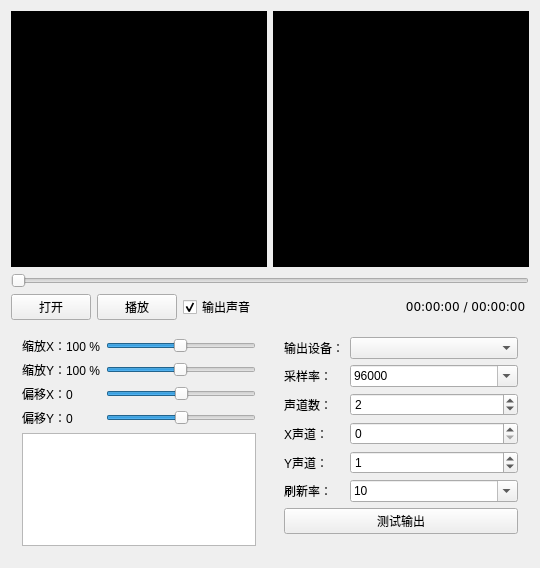
<?xml version="1.0" encoding="UTF-8"?>
<ui version="4.0">
 <class>MainWindow</class>
 <widget class="QMainWindow" name="MainWindow">
  <property name="geometry">
   <rect>
    <x>0</x>
    <y>0</y>
    <width>536</width>
    <height>568</height>
   </rect>
  </property>
  <property name="windowTitle">
   <string>MainWindow</string>
  </property>
  <widget class="QWidget" name="centralWidget">
   <layout class="QGridLayout" name="gridLayout_2">
    <item row="1" column="0" colspan="2">
     <widget class="QWidget" name="widget" native="true">
      <layout class="QGridLayout" name="gridLayout_4">
       <property name="leftMargin">
        <number>0</number>
       </property>
       <property name="topMargin">
        <number>0</number>
       </property>
       <property name="rightMargin">
        <number>0</number>
       </property>
       <property name="bottomMargin">
        <number>0</number>
       </property>
       <item row="1" column="3">
        <spacer name="horizontalSpacer">
         <property name="orientation">
          <enum>Qt::Horizontal</enum>
         </property>
         <property name="sizeHint" stdset="0">
          <size>
           <width>40</width>
           <height>20</height>
          </size>
         </property>
        </spacer>
       </item>
       <item row="1" column="1">
        <widget class="QPushButton" name="pushButtonPlay">
         <property name="maximumSize">
          <size>
           <width>16777215</width>
           <height>31</height>
          </size>
         </property>
         <property name="text">
          <string>播放</string>
         </property>
        </widget>
       </item>
       <item row="0" column="0" colspan="5">
        <widget class="QSlider" name="horizontalSlider">
         <property name="maximum">
          <number>0</number>
         </property>
         <property name="orientation">
          <enum>Qt::Horizontal</enum>
         </property>
        </widget>
       </item>
       <item row="1" column="4">
        <widget class="QLabel" name="labelTime">
         <property name="text">
          <string>&lt;pre&gt; 00:00:00 / 00:00:00 &lt;/pre&gt;</string>
         </property>
         <property name="alignment">
          <set>Qt::AlignRight|Qt::AlignTrailing|Qt::AlignVCenter</set>
         </property>
        </widget>
       </item>
       <item row="1" column="0">
        <widget class="QPushButton" name="pushButtonOpen">
         <property name="maximumSize">
          <size>
           <width>16777215</width>
           <height>31</height>
          </size>
         </property>
         <property name="text">
          <string>打开</string>
         </property>
        </widget>
       </item>
       <item row="1" column="2">
        <widget class="QCheckBox" name="checkBoxAudio">
         <property name="text">
          <string>输出声音</string>
         </property>
         <property name="checked">
          <bool>true</bool>
         </property>
        </widget>
       </item>
      </layout>
     </widget>
    </item>
    <item row="2" column="1">
     <widget class="QWidget" name="widget_2" native="true">
      <layout class="QGridLayout" name="gridLayout">
       <item row="4" column="1">
        <widget class="QSpinBox" name="spinBoxChannelY">
         <property name="sizePolicy">
          <sizepolicy hsizetype="Expanding" vsizetype="Fixed">
           <horstretch>0</horstretch>
           <verstretch>0</verstretch>
          </sizepolicy>
         </property>
         <property name="minimum">
          <number>0</number>
         </property>
         <property name="maximum">
          <number>15</number>
         </property>
         <property name="value">
          <number>1</number>
         </property>
        </widget>
       </item>
       <item row="0" column="0">
        <widget class="QLabel" name="label">
         <property name="text">
          <string>输出设备：</string>
         </property>
        </widget>
       </item>
       <item row="5" column="1">
        <widget class="QComboBox" name="comboBoxFPS">
         <property name="editable">
          <bool>true</bool>
         </property>
         <property name="currentIndex">
          <number>0</number>
         </property>
         <item>
          <property name="text">
           <string>10</string>
          </property>
         </item>
         <item>
          <property name="text">
           <string>15</string>
          </property>
         </item>
         <item>
          <property name="text">
           <string>20</string>
          </property>
         </item>
         <item>
          <property name="text">
           <string>24</string>
          </property>
         </item>
         <item>
          <property name="text">
           <string>25</string>
          </property>
         </item>
         <item>
          <property name="text">
           <string>30</string>
          </property>
         </item>
         <item>
          <property name="text">
           <string>50</string>
          </property>
         </item>
         <item>
          <property name="text">
           <string>60</string>
          </property>
         </item>
        </widget>
       </item>
       <item row="2" column="0">
        <widget class="QLabel" name="label_3">
         <property name="text">
          <string>声道数：</string>
         </property>
        </widget>
       </item>
       <item row="1" column="0">
        <widget class="QLabel" name="label_2">
         <property name="text">
          <string>采样率：</string>
         </property>
        </widget>
       </item>
       <item row="1" column="1">
        <widget class="QComboBox" name="comboBoxRate">
         <property name="sizePolicy">
          <sizepolicy hsizetype="Expanding" vsizetype="Fixed">
           <horstretch>0</horstretch>
           <verstretch>0</verstretch>
          </sizepolicy>
         </property>
         <property name="editable">
          <bool>true</bool>
         </property>
         <property name="currentIndex">
          <number>2</number>
         </property>
         <item>
          <property name="text">
           <string>192000</string>
          </property>
         </item>
         <item>
          <property name="text">
           <string>176400</string>
          </property>
         </item>
         <item>
          <property name="text">
           <string>96000</string>
          </property>
         </item>
         <item>
          <property name="text">
           <string>88200</string>
          </property>
         </item>
         <item>
          <property name="text">
           <string>64000</string>
          </property>
         </item>
         <item>
          <property name="text">
           <string>48000</string>
          </property>
         </item>
         <item>
          <property name="text">
           <string>44100</string>
          </property>
         </item>
         <item>
          <property name="text">
           <string>32000</string>
          </property>
         </item>
         <item>
          <property name="text">
           <string>22050</string>
          </property>
         </item>
         <item>
          <property name="text">
           <string>16000</string>
          </property>
         </item>
         <item>
          <property name="text">
           <string>11025</string>
          </property>
         </item>
         <item>
          <property name="text">
           <string>8000</string>
          </property>
         </item>
         <item>
          <property name="text">
           <string>6000</string>
          </property>
         </item>
        </widget>
       </item>
       <item row="4" column="0">
        <widget class="QLabel" name="label_5">
         <property name="text">
          <string>Y声道：</string>
         </property>
        </widget>
       </item>
       <item row="5" column="0">
        <widget class="QLabel" name="label_13">
         <property name="text">
          <string>刷新率：</string>
         </property>
        </widget>
       </item>
       <item row="7" column="0" colspan="2">
        <spacer name="verticalSpacer">
         <property name="orientation">
          <enum>Qt::Vertical</enum>
         </property>
         <property name="sizeHint" stdset="0">
          <size>
           <width>20</width>
           <height>40</height>
          </size>
         </property>
        </spacer>
       </item>
       <item row="2" column="1">
        <widget class="QSpinBox" name="spinBoxChannel">
         <property name="sizePolicy">
          <sizepolicy hsizetype="Expanding" vsizetype="Fixed">
           <horstretch>0</horstretch>
           <verstretch>0</verstretch>
          </sizepolicy>
         </property>
         <property name="minimum">
          <number>1</number>
         </property>
         <property name="maximum">
          <number>16</number>
         </property>
         <property name="value">
          <number>2</number>
         </property>
        </widget>
       </item>
       <item row="3" column="0">
        <widget class="QLabel" name="label_4">
         <property name="text">
          <string>X声道：</string>
         </property>
        </widget>
       </item>
       <item row="6" column="0" colspan="2">
        <widget class="QPushButton" name="pushButtonTest">
         <property name="maximumSize">
          <size>
           <width>16777215</width>
           <height>31</height>
          </size>
         </property>
         <property name="text">
          <string>测试输出</string>
         </property>
        </widget>
       </item>
       <item row="3" column="1">
        <widget class="QSpinBox" name="spinBoxChannelX">
         <property name="sizePolicy">
          <sizepolicy hsizetype="Expanding" vsizetype="Fixed">
           <horstretch>0</horstretch>
           <verstretch>0</verstretch>
          </sizepolicy>
         </property>
         <property name="minimum">
          <number>0</number>
         </property>
         <property name="maximum">
          <number>15</number>
         </property>
         <property name="value">
          <number>0</number>
         </property>
        </widget>
       </item>
       <item row="0" column="1">
        <widget class="QComboBox" name="comboBoxList">
         <property name="sizePolicy">
          <sizepolicy hsizetype="Expanding" vsizetype="Fixed">
           <horstretch>0</horstretch>
           <verstretch>0</verstretch>
          </sizepolicy>
         </property>
        </widget>
       </item>
      </layout>
     </widget>
    </item>
    <item row="0" column="0">
     <widget class="VideoViewer" name="videoViewer" native="true">
      <property name="minimumSize">
       <size>
        <width>256</width>
        <height>256</height>
       </size>
      </property>
      <property name="maximumSize">
       <size>
        <width>256</width>
        <height>256</height>
       </size>
      </property>
      <property name="styleSheet">
       <string notr="true">background:rgb(0, 0, 0)</string>
      </property>
     </widget>
    </item>
    <item row="2" column="0">
     <widget class="QWidget" name="widget_3" native="true">
      <layout class="QGridLayout" name="gridLayout_3">
       <item row="0" column="0">
        <widget class="QLabel" name="labelScaleX">
         <property name="text">
          <string>缩放X：100 %</string>
         </property>
        </widget>
       </item>
       <item row="1" column="0">
        <widget class="QLabel" name="labelScaleY">
         <property name="text">
          <string>缩放Y：100 %</string>
         </property>
        </widget>
       </item>
       <item row="1" column="1">
        <widget class="QSlider" name="horizontalSliderScaleY">
         <property name="minimum">
          <number>1</number>
         </property>
         <property name="maximum">
          <number>2000</number>
         </property>
         <property name="value">
          <number>1000</number>
         </property>
         <property name="orientation">
          <enum>Qt::Horizontal</enum>
         </property>
        </widget>
       </item>
       <item row="3" column="0">
        <widget class="QLabel" name="labelMoveY">
         <property name="text">
          <string>偏移Y：0</string>
         </property>
        </widget>
       </item>
       <item row="2" column="1">
        <widget class="QSlider" name="horizontalSliderMoveX">
         <property name="minimum">
          <number>-1000</number>
         </property>
         <property name="maximum">
          <number>1000</number>
         </property>
         <property name="orientation">
          <enum>Qt::Horizontal</enum>
         </property>
        </widget>
       </item>
       <item row="3" column="1">
        <widget class="QSlider" name="horizontalSliderMoveY">
         <property name="minimum">
          <number>-1000</number>
         </property>
         <property name="maximum">
          <number>1000</number>
         </property>
         <property name="orientation">
          <enum>Qt::Horizontal</enum>
         </property>
        </widget>
       </item>
       <item row="4" column="0" colspan="2">
        <widget class="QTextEdit" name="textEditInfo">
         <property name="readOnly">
          <bool>true</bool>
         </property>
        </widget>
       </item>
       <item row="0" column="1">
        <widget class="QSlider" name="horizontalSliderScaleX">
         <property name="minimum">
          <number>1</number>
         </property>
         <property name="maximum">
          <number>2000</number>
         </property>
         <property name="value">
          <number>1000</number>
         </property>
         <property name="orientation">
          <enum>Qt::Horizontal</enum>
         </property>
        </widget>
       </item>
       <item row="2" column="0">
        <widget class="QLabel" name="labelMoveX">
         <property name="text">
          <string>偏移X：0</string>
         </property>
        </widget>
       </item>
      </layout>
     </widget>
    </item>
    <item row="0" column="1">
     <widget class="QGraphicsView" name="graphicsView">
      <property name="minimumSize">
       <size>
        <width>256</width>
        <height>256</height>
       </size>
      </property>
      <property name="maximumSize">
       <size>
        <width>256</width>
        <height>256</height>
       </size>
      </property>
      <property name="styleSheet">
       <string notr="true">background:rgb(0, 0, 0)</string>
      </property>
      <property name="frameShape">
       <enum>QFrame::NoFrame</enum>
      </property>
     </widget>
    </item>
   </layout>
  </widget>
 </widget>
 <layoutdefault spacing="6" margin="11"/>
 <customwidgets>
  <customwidget>
   <class>VideoViewer</class>
   <extends>QWidget</extends>
   <header>videoviewer.h</header>
   <container>1</container>
  </customwidget>
 </customwidgets>
 <tabstops>
  <tabstop>pushButtonOpen</tabstop>
  <tabstop>pushButtonPlay</tabstop>
  <tabstop>checkBoxAudio</tabstop>
  <tabstop>horizontalSlider</tabstop>
  <tabstop>horizontalSliderScaleX</tabstop>
  <tabstop>horizontalSliderScaleY</tabstop>
  <tabstop>horizontalSliderMoveX</tabstop>
  <tabstop>horizontalSliderMoveY</tabstop>
  <tabstop>comboBoxList</tabstop>
  <tabstop>comboBoxRate</tabstop>
  <tabstop>spinBoxChannel</tabstop>
  <tabstop>spinBoxChannelX</tabstop>
  <tabstop>spinBoxChannelY</tabstop>
 </tabstops>
 <resources/>
 <connections/>
</ui>
